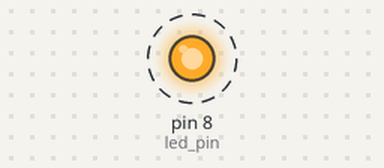
A sketch run on a simulated Arduino Uno, built with avr-gcc and run on an emulated ATmega328P. Parts: output pins drawn as LEDs (lit = HIGH). Dashed ring = blinking.

Above: at 0.5 s.
Timing chart, 0 to 4.6 s (numbered marks = the images above):
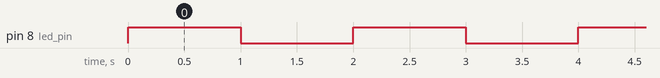

Measured:
- by itself, pin 8 (led_pin): alternates HIGH for 1.0 s and LOW for 1.0 s

The sketch:

Blink_Interval_GUI.ino
```cpp
#define led_pin 8
int delayTimeInSeconds = 1; // Default delay of 1 second

void setup() {
  pinMode(led_pin, OUTPUT);
  Serial.begin(9600); // Start serial communication at 9600 baud rate
}

void loop() {
  if (Serial.available() > 0) {
    // Read the incoming value as the delay in seconds.
    delayTimeInSeconds = Serial.parseInt();
    if (delayTimeInSeconds < 1) delayTimeInSeconds = 1; // Prevents delay from being less than 1 second
    // Clear the serial buffer to ensure fresh start for the next read
    while (Serial.available() > 0) Serial.read();
  }

  // Turn the LED on, then off, and wait for the specified delay.
  digitalWrite(led_pin, HIGH); // Turn the LED on
  delay(1000); // Keep it on for 1 second
  digitalWrite(led_pin, LOW); // Turn the LED off

  // Convert seconds to milliseconds for delay.
  delay(delayTimeInSeconds * 1000);
}
```
